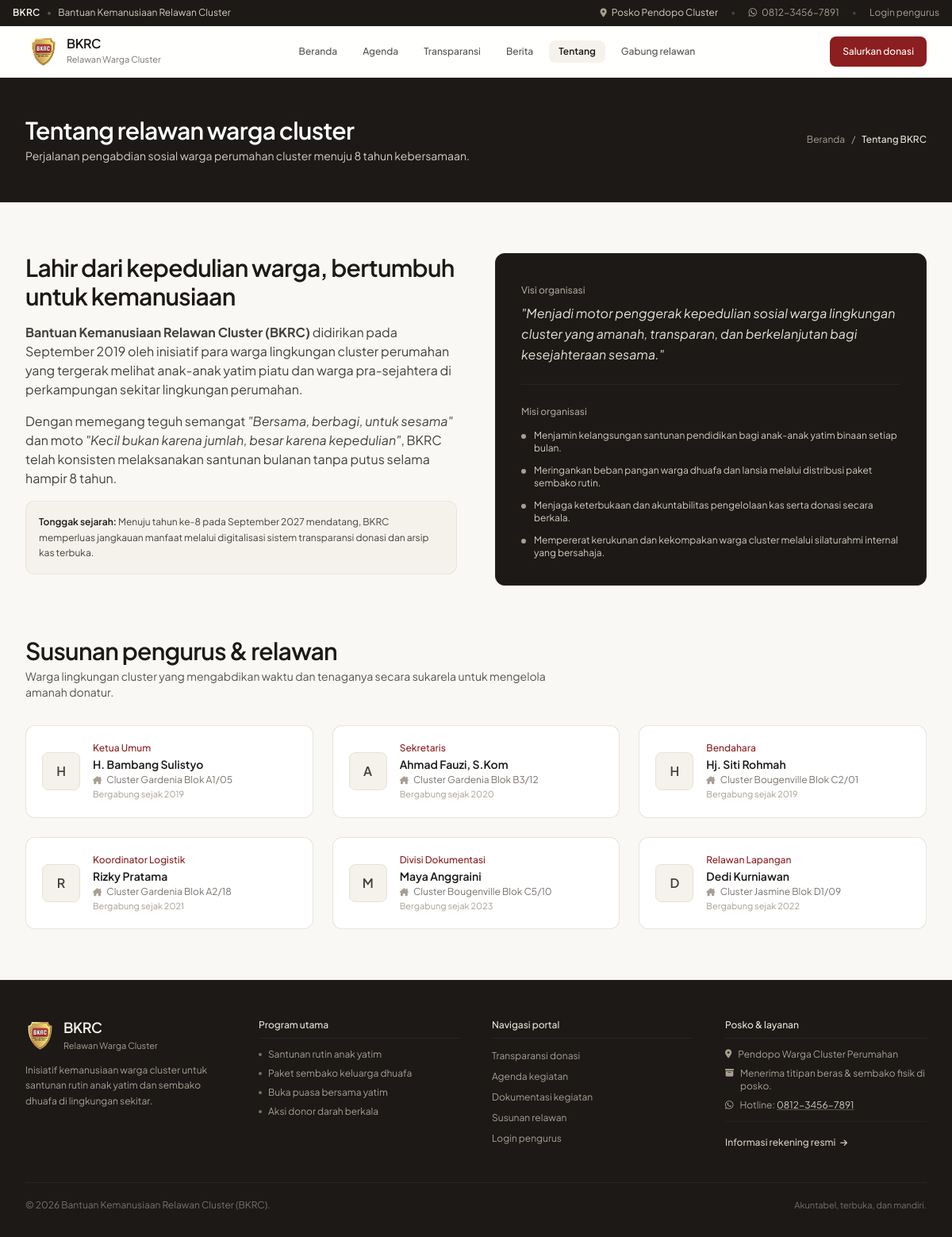
/tentang.php, run on the app's committed database.
### tables this page shows
CREATE TABLE members (
    id INT AUTO_INCREMENT PRIMARY KEY,
    member_code VARCHAR(30) UNIQUE NOT NULL,
    nik VARCHAR(20) NULL,
    full_name VARCHAR(150) NOT NULL,
    phone VARCHAR(25) NOT NULL,
    cluster_block VARCHAR(100) NOT NULL,
    rt_rw VARCHAR(30) NOT NULL,
    position VARCHAR(100) NOT NULL DEFAULT 'Relawan Anggota',
    volunteer_interest VARCHAR(100) NULL,
    joined_date DATE NOT NULL,
    status ENUM('pending', 'aktif', 'resign') DEFAULT 'pending',
    rejection_reason VARCHAR(255) NULL,
    created_at TIMESTAMP DEFAULT CURRENT_TIMESTAMP
);

### config/helpers.php (called while the page is built, shortened)
<?php
function getBaseUrl() {
    $protocol = (!empty($_SERVER['HTTPS']) && $_SERVER['HTTPS'] !== 'off' || (isset($_SERVER['SERVER_PORT']) && $_SERVER['SERVER_PORT'] == 443)) ? "https://" : "http://";
    $host = $_SERVER['HTTP_HOST'] ?? 'localhost';
    $script = $_SERVER['SCRIPT_NAME'] ?? '';
    $dir = dirname($script);
    $dir = rtrim($dir, '/\\');
    return $protocol . $host . $dir;
}

### tentang.php (the view, shortened to what this page needs)
<?php
require_once __DIR__ . '/includes/header.php';
$stmtMembers = $pdo->query("
    SELECT * FROM members
    WHERE status = 'aktif'
    ORDER BY FIELD(position, 'Ketua Umum', 'Sekretaris', 'Bendahara', 'Koordinator Logistik', 'Divisi Dokumentasi', 'Relawan Lapangan'), id ASC
");
$members = $stmtMembers->fetchAll();
?>
<div class="bg-stone-900 text-stone-100 py-12 border-b border-stone-800">
    <div class="max-w-7xl mx-auto px-4 sm:px-6 lg:px-8">
        <div class="flex flex-col md:flex-row md:items-center justify-between gap-4">
            <div>
                <h1 class="text-2xl sm:text-3xl font-semibold tracking-tight text-white">Tentang relawan warga cluster</h1>
                <p class="text-stone-300 text-sm mt-1">Perjalanan pengabdian sosial warga perumahan cluster menuju 8 tahun kebersamaan.</p>
            </div>
            <div class="flex items-center gap-2 text-xs text-stone-400">
                <a href="<?= getBaseUrl() ?>/index.php" class="hover:text-stone-200 transition-colors">Beranda</a>
                <span>/</span>
                <span class="text-stone-200 font-medium">Tentang BKRC</span>
            </div>
        </div>
    </div>
</div>
<div class="max-w-7xl mx-auto px-4 sm:px-6 lg:px-8 py-12 sm:py-16 space-y-16">
    <div class="grid grid-cols-1 lg:grid-cols-12 gap-10 lg:gap-12 items-start">
        <div class="lg:col-span-6 space-y-4 text-stone-700 leading-relaxed text-sm sm:text-base">
            <h2 class="text-2xl sm:text-3xl font-semibold text-stone-900 tracking-tight">
                Lahir dari kepedulian warga, bertumbuh untuk kemanusiaan
            </h2>
            <p>
                <strong>Bantuan Kemanusiaan Relawan Cluster (BKRC)</strong> didirikan pada September 2019 oleh inisiatif para warga lingkungan cluster perumahan yang tergerak melihat anak-anak yatim piatu dan warga pra-sejahtera di perkampungan sekitar lingkungan perumahan.
            </p>
            <p>
                Dengan memegang teguh semangat <em>"Bersama, berbagi, untuk sesama"</em> dan moto <em>"Kecil bukan karena jumlah, besar karena kepedulian"</em>, BKRC telah konsisten melaksanakan santunan bulanan tanpa putus selama hampir 8 tahun.
            </p>
            <div class="p-4 bg-stone-100 rounded-xl border border-stone-200/80 text-stone-700 text-xs leading-relaxed">
                <strong class="font-semibold text-stone-900">Tonggak sejarah:</strong> Menuju tahun ke-8 pada September 2027 mendatang, BKRC memperluas jangkauan manfaat melalui digitalisasi sistem transparansi donasi dan arsip kas terbuka.
            </div>
        </div>
        <div class="lg:col-span-6">
            <div class="bg-stone-900 text-stone-100 rounded-xl p-7 sm:p-8 border border-stone-800">
                <div class="space-y-6">
                    <div>
                        <span class="text-xs font-medium text-stone-400">Visi organisasi</span>
                        <p class="text-base font-normal text-stone-200 mt-1.5 italic leading-relaxed">
                            "Menjadi motor penggerak kepedulian sosial warga lingkungan cluster yang amanah, transparan, dan berkelanjutan bagi kesejahteraan sesama."
                        </p>
                    </div>
                    <div class="border-t border-stone-800 pt-5">
                        <span class="text-xs font-medium text-stone-400">Misi organisasi</span>
                        <ul class="text-xs text-stone-300 space-y-3 mt-3">
                            <li class="flex items-start gap-2.5">
                                <span class="w-1.5 h-1.5 rounded-full bg-stone-400 mt-1.5 shrink-0"></span>
                                <span>Menjamin kelangsungan santunan pendidikan bagi anak-anak yatim binaan setiap bulan.</span>
                            </li>
                            <li class="flex items-start gap-2.5">
                                <span class="w-1.5 h-1.5 rounded-full bg-stone-400 mt-1.5 shrink-0"></span>
                                <span>Meringankan beban pangan warga dhuafa dan lansia melalui distribusi paket sembako rutin.</span>
                            </li>
                            <li class="flex items-start gap-2.5">
                                <span class="w-1.5 h-1.5 rounded-full bg-stone-400 mt-1.5 shrink-0"></span>
                                <span>Menjaga keterbukaan dan akuntabilitas pengelolaan kas serta donasi secara berkala.</span>
                            </li>
                            <li class="flex items-start gap-2.5">
                                <span class="w-1.5 h-1.5 rounded-full bg-stone-400 mt-1.5 shrink-0"></span>
                                <span>Mempererat kerukunan dan kekompakan warga cluster melalui silaturahmi internal yang bersahaja.</span>
                            </li>
                        </ul>
                    </div>
                </div>
            </div>
        </div>
    </div>
    <div>
        <div class="max-w-2xl text-left mb-8">
            <h2 class="text-2xl sm:text-3xl font-semibold text-stone-900 tracking-tight">
                Susunan pengurus & relawan
            </h2>
            <p class="text-stone-600 text-xs sm:text-sm mt-1">
                Warga lingkungan cluster yang mengabdikan waktu dan tenaganya secara sukarela untuk mengelola amanah donatur.
            </p>
        </div>
        <div class="grid grid-cols-1 sm:grid-cols-2 lg:grid-cols-3 gap-5 sm:gap-6">
            <?php foreach ($members as $m): ?>
                <div class="bg-white rounded-xl p-5 border border-stone-200/90 hover:border-stone-300 transition-colors flex items-center gap-4">
                    <div class="w-12 h-12 rounded-lg bg-stone-100 text-stone-700 border border-stone-200 flex items-center justify-center text-base font-semibold shrink-0">
                        <?= strtoupper(substr($m['full_name'], 0, 1)) ?>
                    </div>
                    <div>
                        <div class="text-xs font-medium text-bkrc-red-800 mb-0.5">
                            <?= htmlspecialchars($m['position']) ?>
                        </div>
                        <h3 class="text-sm font-semibold text-stone-900"><?= htmlspecialchars($m['full_name']) ?></h3>
                        <div class="text-xs text-stone-500 mt-0.5">
                            <i class="fa-solid fa-house-chimney text-stone-400 mr-1 text-[10px]"></i> <?= htmlspecialchars($m['cluster_block']) ?>
                        </div>
                        <div class="text-[11px] text-stone-400 mt-0.5">
                            Bergabung sejak <?= date('Y', strtotime($m['joined_date'])) ?>
                        </div>
                    </div>
                </div>
            <?php endforeach; ?>
        </div>
    </div>
</div>
<?php require_once __DIR__ . '/includes/footer.php'; ?>

### data on the page
members: full_name "H", position "Ketua Umum", full_name "H. Bambang Sulistyo", cluster_block "Cluster Gardenia Blok A1/05", joined_date "2019"
members: full_name "A", position "Sekretaris", full_name "Ahmad Fauzi, S.Kom", cluster_block "Cluster Gardenia Blok B3/12", joined_date "2020"
members: full_name "H", position "Bendahara", full_name "Hj. Siti Rohmah", cluster_block "Cluster Bougenville Blok C2/01", joined_date "2019"
members: full_name "R", position "Koordinator Logistik", full_name "Rizky Pratama", cluster_block "Cluster Gardenia Blok A2/18", joined_date "2021"
members: full_name "M", position "Divisi Dokumentasi", full_name "Maya Anggraini", cluster_block "Cluster Bougenville Blok C5/10", joined_date "2023"
members: full_name "D", position "Relawan Lapangan", full_name "Dedi Kurniawan", cluster_block "Cluster Jasmine Blok D1/09", joined_date "2022"
